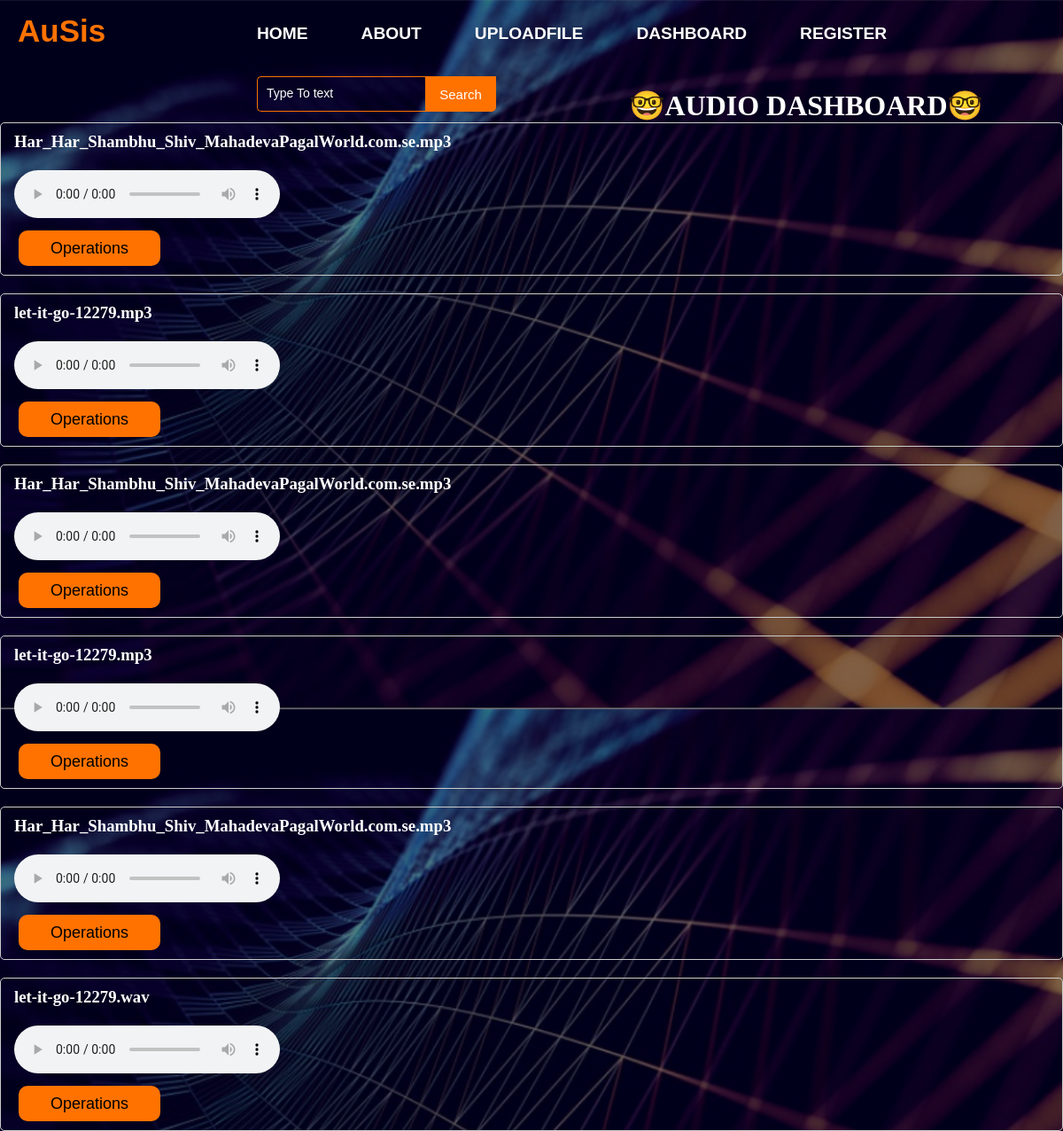
The app's page /dashboard, older data.
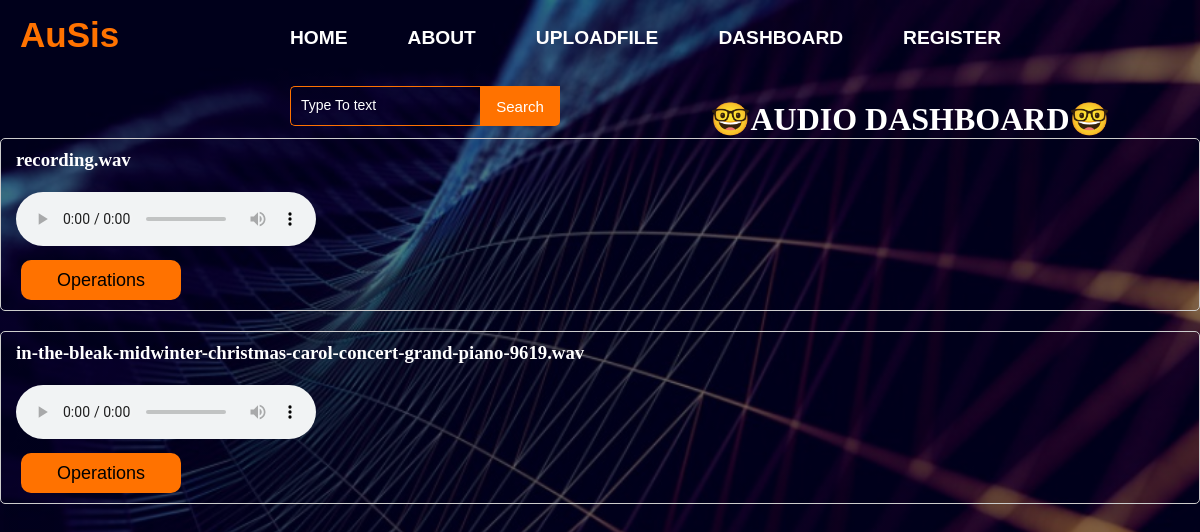
The same page, newer data.
### database.py (models this page shows, shortened)
class audio(Base):
    __tablename__ = 'audio'
    id = Column(Integer, primary_key=True)
    name = Column(String(250), nullable=False)
    audio_file = Column(String(250), nullable=False)
    date = Column(DateTime, default=datetime.utcnow)

### mainserver.py (the view)
@app.route('/dashboard')
def dashboard():
    db = getdb()
    audios = db.query(audio).all()
    db.close()
    return render_template('dashboard.html', audios=audios, title='Dashboard')

### mainserver.py (called while the page is built)
def getdb():
    engine = create_engine('sqlite:///project.sqlite')
    DBSession = sessionmaker(bind=engine)
    session = scoped_session(DBSession)
    return session

### templates/dashboard.html (shortened to what this page needs)
<!doctype html>
<html lang="en">
<head>
    <link rel="stylesheet" href="/static/css/style.css">
    <link rel="stylesheet" href="/static/css/dashboard.css">
</head>
<body>
    <main>
        <div class="navbar">
            <div class="icon">
                <h2 class="logo">AuSis</h2>
            </div>
           {% include "navbar.html" %}
            <div class="search">
                <input class="srch" type="search" name="" placeholder="Type To text">
                <a href="#"> <button class="btn">Search</button></a>
            </div>
        </div>
        <div class="container">
            <h1 align="center">🤓AUDIO DASHBOARD🤓</h1>
            <div class="row my-10">
                <div class="col-md-5 mx-auto">
                    <div class="container-fluid">
                        <div class="row">
                            {% for item in audios %}
                            <div class="col-md-5 mb-3">
                                <div class="card">
                                    <div class="card-header">
                                        <h6 >{{item.name}}</h6>
                                    </div>
                                <div class="card-body">
                                    <audio controls >
                                        <source src="{{item.audio_file}}" type="audio/mpeg">
                                    </audio>
                                </div>
                                <div class="card-footer">
                                    <button class="cn"><a href="/audio/operations/{{item.id}}">Operations</a></button>
                                </div>
                            </div>
                            {% endfor %}
                        </div>
                    </div>
                </div>
            </div>
        </div>
    </main>
</body>
</html>

### templates/navbar.html
<div class="menu">
    <ul>
        <li><a href="/">HOME</a></li>
        <li><a href="/about">ABOUT</a></li>
        <li><a href="/audio/add">UPLOADFILE</a></li>
        <li><a href="/dashboard">DASHBOARD</a></li>
        {% if session.isauth %}
        <li><a href="/logout">SIGNOUT</a></li>
        {% else %}
        <li><a href="/registration">REGISTER</a></li>
        {% endif %}
    </ul>
</div>

### static/css/style.css (style rules this page uses)
* { margin: 0; padding: 0; }
.navbar { width: 1200px; height: 75px; margin: auto; }
.icon { width: 200px; float: left; height: 70px; }
.logo { color: #ff7200; font-size: 35px; font-family: Arial; padding-left: 20px; float: left; padding-top: 10px; margin-top: 5px }
.menu { width: 400px; float: left; height: 70px; }
ul { float: left; display: flex; justify-content: center; align-items: center; }
ul li { list-style: none; margin-left: 62px; margin-top: 27px; font-size: 14px; }
ul li a { text-decoration: none; color: #fff; font-family: Arial; font-weight: bold; transition: 0.4s ease-in-out; }
.search { width: 330px; float: left; margin-left: 270px; }
.srch { font-family: 'Times New Roman'; width: 200px; height: 40px; background: transparent; border: 1px solid #ff7200; margin-top: 13px; color: #fff; border-right: none; font-size: 16px; float: left; padding: 10px; border-bottom-left-radius: 5px; border-top-left-radius: 5px; }
.btn { width: 100px; height: 40px; background: #ff7200; border: 2px solid #ff7200; margin-top: 13px; color: #fff; font-size: 15px; border-bottom-right-radius: 5px; border-bottom-right-radius: 5px; transition: 0.2s ease; cursor: pointer; }
::placeholder { color: #fff; font-family: Arial; }
@media screen and (max-width: 1200px) { .navbar { width: 100%; height: 100px; } }
@media screen and (max-width: 1200px) { ul { margin-left: 30px; } }
@media screen and (max-width: 1200px) { ul li { margin-left: 60px; } }
@media screen and (max-width: 1200px) { ul li a { font-size: 1.6vw; } }
@media screen and (max-width: 1200px) { .search { margin-top: 3px; margin-left: 290px; } }
@media screen and (max-width: 1200px) { .srch { height: 40px; width: 190px; font-size: 14px; } }
@media screen and (max-width: 1200px) { .btn { height: 40px; width: 80px; } }

### static/css/dashboard.css (style rules this page uses)
body { width: 100%; background: linear-gradient(to top, rgba(0,0,0,0.5)50%,rgba(0,0,0,0.5)50%), url(/static/images/1.jpeg); background-position: center; background-size: cover; height: 100vh; padding: 0%; color:#fff; }
.container-fluid { padding: 0; }
.card { border: 1px solid #ccc; border-radius: 5px; margin-bottom: 20px; }
.card-header { background-color: transparent; padding: 10px 15px; border-bottom: 1px solid transparent; color:#fff; font-size: 28px; }
.card-body { padding: 10px 15px; color:#fff; }
.card-footer button { width: 160px; height: 40px; background: #ff7200; border: none; margin-bottom: 10px; margin-left: 20px; font-size: 18px; border-radius: 10px; cursor: pointer; transition: .4s ease; }
.card-footer .cn a { text-decoration: none; color: #000; transition: .3s ease; }

Row changes from the older to the newer data that the page shows:
removed audio: name "Har_Har_Shambhu_Shiv_MahadevaPagalWorld.com.se.mp3"
removed audio: name "let-it-go-12279.mp3"
removed audio: name "Har_Har_Shambhu_Shiv_MahadevaPagalWorld.com.se.mp3"
removed audio: name "let-it-go-12279.mp3"
removed audio: name "Har_Har_Shambhu_Shiv_MahadevaPagalWorld.com.se.mp3"
removed audio: name "let-it-go-12279.wav"
added audio: name "recording.wav"
added audio: name "in-the-bleak-midwinter-christmas-carol-concert-grand-piano-9619.wav"
